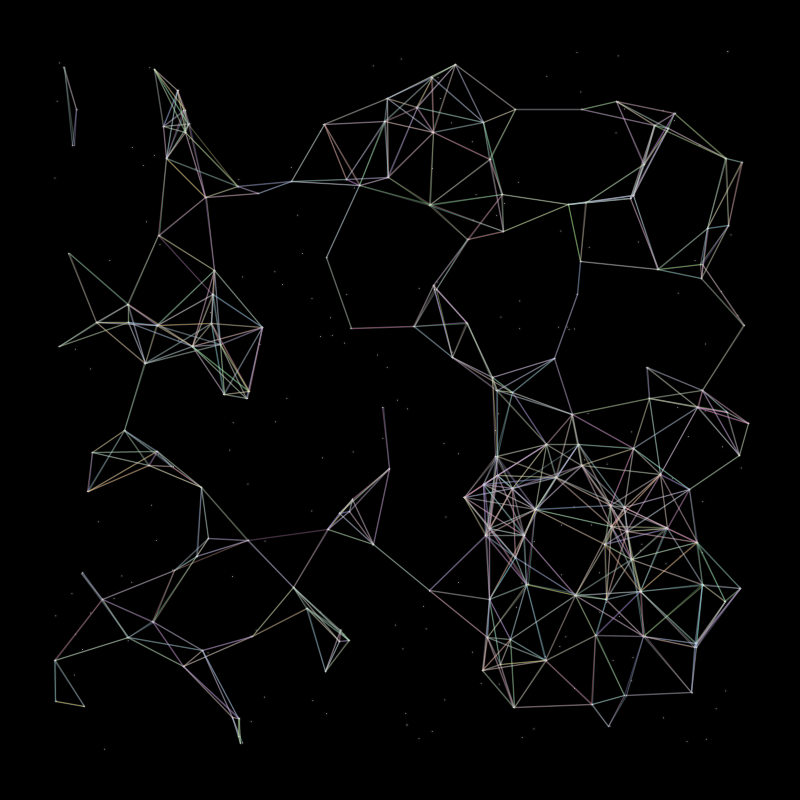
Frame 1 (no input)
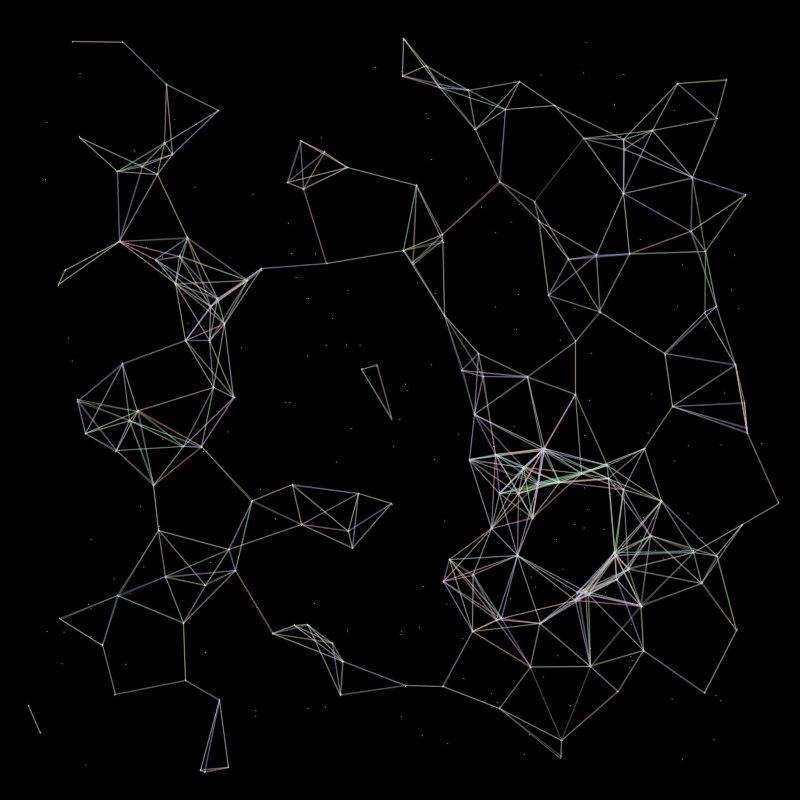
Frame 60 (the mouse pressed at the canvas centre just before this capture)
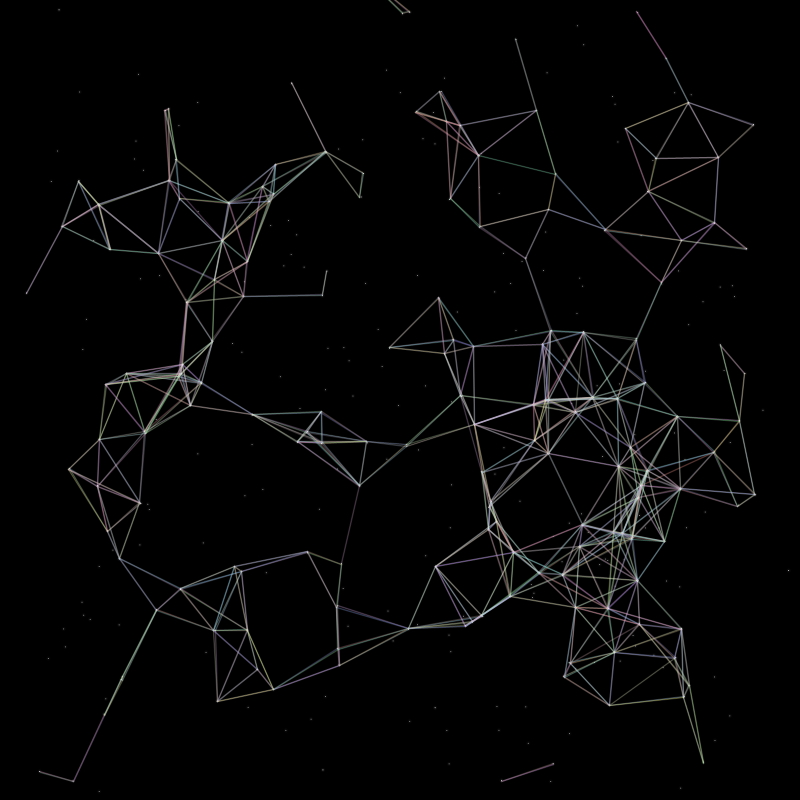
Frame 120 (the mouse held since frame 60 and released just before this capture)

The Processing sketch that drew these frames (run headless with seeded random() and noise(); from frame 60 on, the mouse is pressed at the canvas centre):

// Processing sketch: processing_148026
// ── processing_148026.pde

//Constellations non-intéractives

ArrayList<points> Points;
ArrayList<points> PointsF;
int nbrPoints = 175;
int minDist = 80;



void setup() {
  size(800, 800); 

  Points = new ArrayList<points>();
  for (int i = 0; i < nbrPoints; i++) {
    Points.add( new points() );
  }
  
    PointsF = new ArrayList<points>();
  for (int i = 0; i < nbrPoints; i++) {
    PointsF.add( new points() );
  }
}


void draw() {
  background(0, 0, 0);

//Points du background
for(int i = 0; i < PointsF.size(); i++){
 PointsF.get(i).draw(175);
 PointsF.get(i).bouger(0.2); 
}

//Points créant des constellations
  for (int i = 0; i < Points.size() ; i++) {
    Points.get(i).draw(255);
    Points.get(i).bouger(0.5);

    points p1 = (points) Points.get(i);

    for (int j = 0; j < Points.size(); j++) {
      points p2 = (points) Points.get(j);

//Compare les points
      if (p1 != p2) {
        float distance = dist(p1.posX, p1.posY, p2.posX, p2.posY);
        
//Si la distance entre les points est inférieure à minDist, la constellation se crée
        if (distance <= minDist) {
          
          stroke(random(0, 255), random(0, 255), random(0, 255), 100);
          strokeWeight(0.5);
          line(p1.posX, p1.posY, p2.posX, p2.posY); 
          
          //Glow de la ligne
          stroke(255, 255, 255, 40);
          strokeWeight(1.5);
          line(p1.posX, p1.posY, p2.posX, p2.posY);
        }
      }
    }
  }
}

class points {
  float size = 1;
  float posX = random(50, width - 50);
  float posY = random(50, height - 50);
  float vX = random(-3, 3);
  float vY = random(-3, 3);
  float rotation;
  float horaire = round(random(0, 1));
  float diviseX = random(1000,3000);
  float diviseY = random(2000,3000);


  points() {
  }

  void draw(float opacite) {

    fill(255, 255, 255, opacite);
    noStroke();
    ellipse(posX, posY, size, size);
    fill(255, 255, 255, opacite/25);
    ellipse(posX, posY, size + 3, size + 3);
  }

  void bouger(float vitesse) {
      posX = posX + (vX * vitesse) * cos(millis()%140000 / diviseX );
      posY = posY + (vY * vitesse) * sin(millis()%140000 / diviseY );

  }
}
